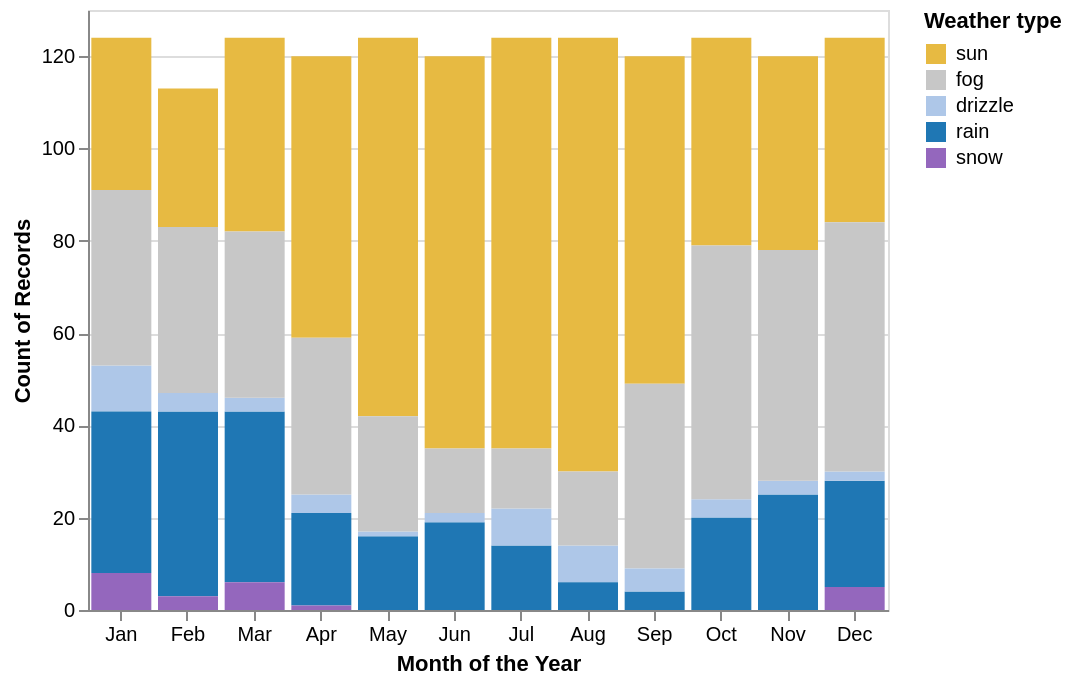

The Vega-Lite source for this figure:
### Vega-Lite specification from a JSON file in a GitHub repository (floating-point values rounded to 4 significant figures; data arrays with more than 128 entries replaced by an {"elided": "..."} marker saying what was removed)
{"config": {"view": {"height": 300, "width": 400}}, "encoding": {"y": {"aggregate": "count", "type": "quantitative"}, "x": {"timeUnit": "month", "field": "date", "type": "nominal", "axis": {"title": "Month of the Year"}}, "color": {"legend": {"title": "Weather type"}, "scale": {"domain": ["sun", "fog", "drizzle", "rain", "snow"], "range": ["#e7ba42", "#c7c7c7", "#aec7e8", "#1f77b4", "#9467bd"]}, "field": "weather", "type": "nominal"}}, "data": {"values": {"elided": "1461 records"}}, "mark": "bar", "$schema": "https://vega.github.io/schema/vega-lite/v2.4.1.json"}
